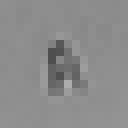
#> input picture dataset/1-10.png, 16 x 16 px (shown 8 times larger)
$ python -i akshar.py   (imports and definitions only)
#> lines starting #> are read from the running program, lines starting #| are printed output that depends on the picture
#total=256(pixels)*23(versions of each image)=5888

from PIL import Image
import numpy as np
from collections import Counter
import matplotlib.pyplot as plt
from matplotlib import style
# [1 line not run here, left out]


# [45 lines left out: functions createExamples, threshold, not called in this run]


def whatIdIsThis(filePath):

#> called with filePath = 'dataset/1-10.png'
    matchedAr = []
    loadExamps = open('dataset_model.txt','r').read()
#> (reads dataset_model.txt from the repository)
    loadExamps = loadExamps.split('\n')
    i = Image.open(filePath)
#> i is the input picture: PIL image 16x16 RGB; min 78, max 172, mean 139.2
    iar = np.array(i)
    iarl = iar.tolist()
#> iarl = 16 items
    inQuestion = str(iarl)
    for eachExample in loadExamps:
        if len(eachExample)>3:
            splitEx = eachExample.split('::')
            currentNum = splitEx[0]
            currentAr = splitEx[1]
            eachPixEx = currentAr.split('],')
            eachPixInQ = inQuestion.split('],')
            x = 0
            while x < len(eachPixEx):
                if eachPixEx[x] == eachPixInQ[x]:
                    matchedAr.append(int(currentNum))

                x+=1
#> after the loop, matchedAr = 1376 values from 1 to 30


    x = Counter(matchedAr)
#> x = 30 items
    print(x)
#> (printed output is left out)


    graphX = []
    graphY = []

    ylimi = 0

    for eachThing in x:
        graphX.append(eachThing)
        graphY.append(x[eachThing])
        ylimi = x[eachThing]
#> this loop made 30 passes
#> ylimi on passes 1 to 12: 284, 61, 17, 46, 52, 26, 32, 31, 53, 73, 34, 38
#> after the loop, graphX = 30 values from 1 to 30; graphY = 30 values, max 284 at index 0, min 9 at index 13, mean 45.87


    fig = plt.figure()
    ax1 = plt.subplot2grid((4,4),(0,0), rowspan=1, colspan=4)
    ax2 = plt.subplot2grid((4,4),(1,0), rowspan=3,colspan=4)

    ax1.imshow(iar)
    ax2.bar(graphX,graphY,align='center')
    plt.ylim(200)

    #maximum value to be shown on x-axis
    xloc = plt.MaxNLocator(20)

    ax2.xaxis.set_major_locator(xloc)

    plt.show()
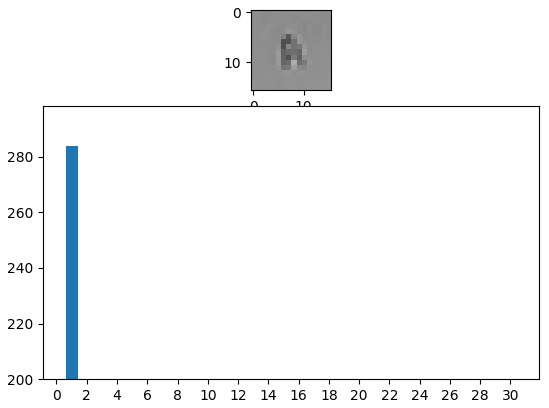
#> figure drawn by matplotlib, 2 panels; panel 2: tallest bar 284 high, from x = 0.6 to 1.4


# whatIdIsThis("<Call any image here>")
#createExamples()   to create the dataset
#threshold("call anyany image")

>>> result = whatIdIsThis('dataset/1-10.png')
